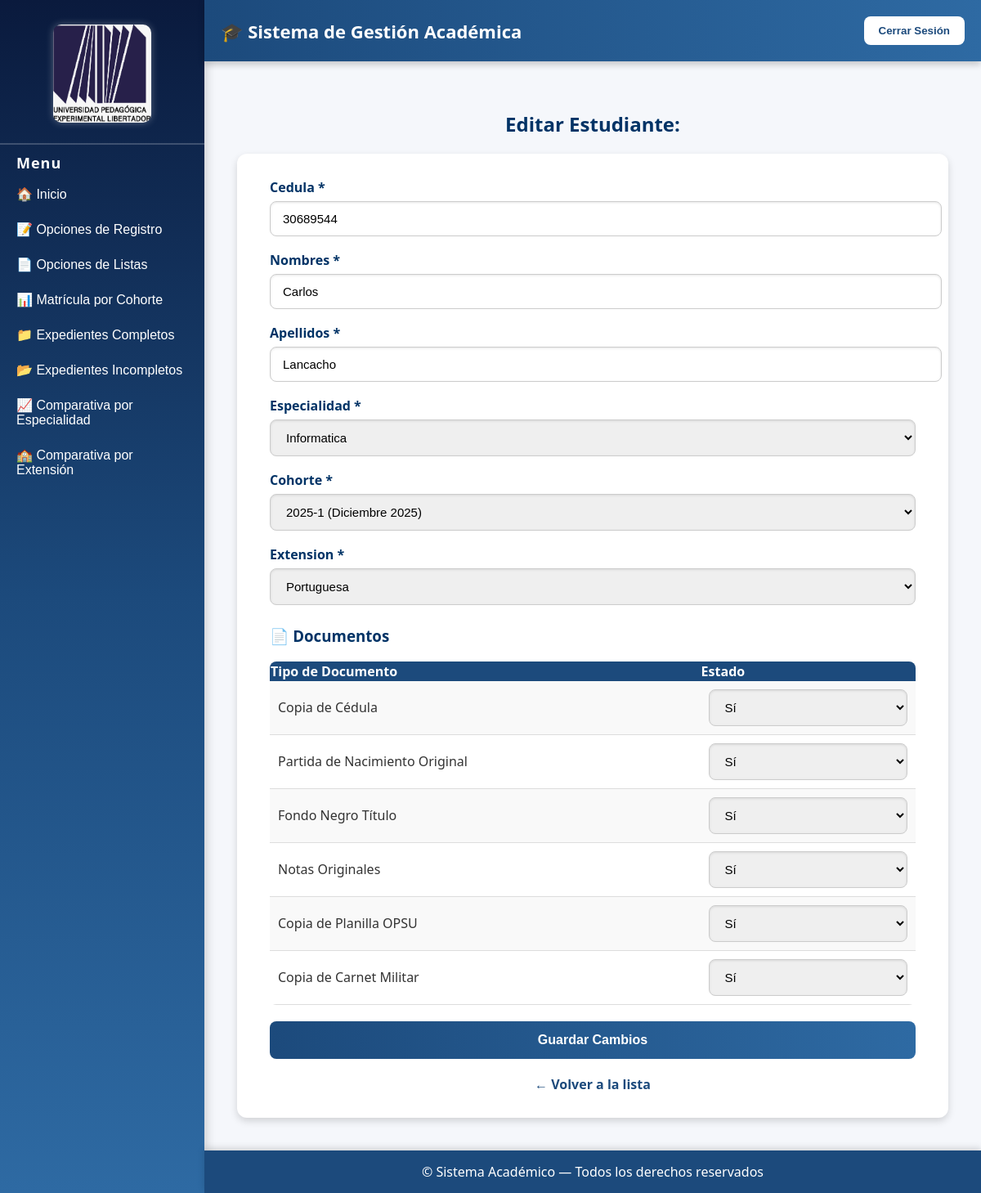
Page /editar/3/ (signed in) on the committed database.
### estudiantes/models.py (models this page shows, shortened)
class Estudiante(models.Model):
    cedula = models.CharField(max_length=20, unique=True)
    nombres = models.CharField(max_length=100)
    apellidos = models.CharField(max_length=100)
    especialidad = models.ForeignKey(Especialidad, on_delete=models.CASCADE)
    cohorte = models.ForeignKey(Cohorte, on_delete=models.CASCADE)
    extension = models.ForeignKey(Extension, on_delete=models.CASCADE)

class Especialidad(models.Model):
    nombre_especialidad = models.CharField(max_length=100, unique=True)
    def __str__(self):
        return self.nombre_especialidad

class Cohorte(models.Model):
    MESES = [
        ('Enero', 'Enero'),
        ('Febrero', 'Febrero'),
        ('Marzo', 'Marzo'),
        ('Abril', 'Abril'),
        ('Mayo', 'Mayo'),
        ('Junio', 'Junio'),
        ('Julio', 'Julio'),
        ('Agosto', 'Agosto'),
        ('Septiembre', 'Septiembre'),
        ('Octubre', 'Octubre'),
        ('Noviembre', 'Noviembre'),
        ('Diciembre', 'Diciembre'),
    ]
    AÑOS = [(str(a), str(a)) for a in range(1900, datetime.now().year + 1)]
    nombre_cohorte = models.CharField(max_length=100, unique=True, verbose_name="Nombre de Cohorte")
    mes = models.CharField(max_length=20, choices=MESES)
    anio = models.CharField(max_length=4, choices=AÑOS)
    class Meta:
        unique_together = ('mes', 'anio')
        verbose_name = "Cohorte"
        verbose_name_plural = "Cohortes"
    def __str__(self):
        return f"{self.nombre_cohorte} ({self.mes} {self.anio})"

class Extension(models.Model):
    nombre_extension = models.CharField(max_length=100)
    direccion_extension = models.CharField(max_length=200, blank=True)
    def __str__(self):
        return self.nombre_extension

class DocumentoEstudiante(models.Model):
    TIPOS_DOCUMENTO = [
        ("Copia de Cédula", "Copia de Cédula"),
        ("Partida de Nacimiento Original", "Partida de Nacimiento Original"),
        ("Fondo Negro Título", "Fondo Negro Título"),
        ("Notas Originales", "Notas Originales"),
        ("Copia de Planilla OPSU", "Copia de Planilla OPSU"),
        ("Copia de Carnet Militar", "Copia de Carnet Militar"),
    ]
    ESTADOS_DOCUMENTO = [
        ("Sí", "Sí"),
        ("No", "No"),
        ("Copia", "Copia"),
        ("Vencida", "Vencida"),
        ("Vacío", "Vacío"),
    ]
    estudiante = models.ForeignKey(Estudiante, on_delete=models.CASCADE, related_name='documentos')
    tipo_documento = models.CharField(max_length=100, choices=TIPOS_DOCUMENTO)
    estado_documento = models.CharField(max_length=50, choices=ESTADOS_DOCUMENTO)
    observacion = models.CharField(max_length=200, blank=True, null=True)

### estudiantes/views.py (the view)
# urls.py: path('editar/<int:pk>/', views.editar_estudiante, name='editar_estudiante'),
@transaction.atomic
def editar_estudiante(request, pk):
    if not solo_admin(request):
        messages.error(request, "No tienes permisos para editar estudiantes.")
        return redirect('listar_estudiantes')
    estudiante = get_object_or_404(Estudiante, pk=pk)
    if request.method == 'POST':
        form = EstudianteForm(request.POST, instance=estudiante)
        if form.is_valid():
            form.save()
            for tipo in TIPOS_DOCUMENTO:
                estado = request.POST.get(tipo)
                if estado:
                    doc, created = DocumentoEstudiante.objects.get_or_create(
                        estudiante=estudiante, tipo_documento=tipo
                    )
                    doc.estado_documento = estado
                    doc.save()
            messages.success(request, "✅ Estudiante actualizado correctamente.")
            return redirect('listar_estudiantes')
        else:
            messages.error(request, "❌ Corrige los errores en el formulario.")
    else:
        form = EstudianteForm(instance=estudiante)
        documentos = DocumentoEstudiante.objects.filter(estudiante=estudiante)
    return render(request, 'editar_estudiante.html', {
        'form': form,
        'documentos': documentos,
        'estados': ESTADOS_DOCUMENTO
    })

### estudiantes/forms.py (shortened to what this page needs)
class EstudianteForm(forms.ModelForm):
    class Meta:
        model = Estudiante
        fields = [
            'cedula',
            'nombres',
            'apellidos',
            'especialidad',
            'cohorte',
            'extension',
        ]
        widgets = {
            'especialidad': forms.Select(attrs={'class': 'form-select'}),
            'cohorte': forms.Select(attrs={'class': 'form-select'}),
            'extension': forms.Select(attrs={'class': 'form-select'}),
        }

### estudiantes/views.py (called while the page is built)
def user_role(request):
    return request.session.get('usuario_rol', None)

def solo_admin(request):
    return user_role(request) == "Administrador"

### estudiantes/templates/editar_estudiante.html (shortened to what this page needs)
{% extends 'home.html' %}
{% load static %}
{% block content %}
<h2>Editar Estudiante: {{ estudiante.nombres }} {{ estudiante.apellidos }}</h2>
<div style="max-width:800px; margin:0 auto; background:white; padding:30px 40px; border-radius:12px; box-shadow:0 4px 10px rgba(0,0,0,0.15);">
    <form id="formEditarEstudiante" method="POST" novalidate>
        {% for field in form %}
            <div style="margin-bottom: 18px;">
                <label for="{{ field.id_for_label }}" style="font-weight:bold; color:#003366; display:block; margin-bottom:6px;">
                    {{ field.label }}{% if field.field.required %} *{% endif %}
                </label>
                {% if field.field.widget.input_type in "text email number" %}
                    <input type="{{ field.field.widget.input_type }}" name="{{ field.html_name }}" value="{{ field.value|default_if_none:'' }}" id="{{ field.id_for_label }}" class="form-field" placeholder="Ingrese {{ field.label }}">
                {% elif field.field.widget.input_type == "select" %}
                    <select name="{{ field.html_name }}" id="{{ field.id_for_label }}" class="form-field">
                        {% for val, text in field.field.choices %}
                            <option value="{{ val }}" {% if field.value == val %}selected{% endif %}>{{ text }}</option>
                        {% endfor %}
                    </select>
                {% else %}
                    {{ field }}
                {% endif %}
            </div>
        {% endfor %}
        <h3 style="color:#003366; margin-top:25px;">📄 Documentos</h3>
        <table style="width:100%; border-collapse: collapse; border-radius:8px; overflow:hidden;">
            <tr style="background:#1c4a7c; color:white;">
                <th>Tipo de Documento</th>
                <th>Estado</th>
            </tr>
            {% for doc in documentos %}
            <tr>
                <td style="padding:10px; border-bottom:1px solid #ddd;">{{ doc.tipo_documento }}</td>
                <td style="padding:10px; border-bottom:1px solid #ddd;">
                    <select name="{{ doc.tipo_documento }}" class="form-field">
                        {% for e in estados %}
                            <option value="{{ e }}" {% if e == doc.estado_documento %}selected{% endif %}>{{ e }}</option>
                        {% endfor %}
                    </select>
                </td>
            </tr>
            {% endfor %}
        </table>
        <button type="submit" style="width:100%; padding:14px; font-size:16px; border-radius:8px; border:none; background:linear-gradient(90deg,#1c4a7c,#2e6aa3); color:white; font-weight:bold; cursor:pointer; transition:all 0.3s; margin-top:20px;">
            Guardar Cambios
        </button>
    </form>
    <div style="text-align:center; margin-top:20px;">
        <a href="{% url 'listar_estudiantes' %}" style="color:#1c4a7c; font-weight:bold; text-decoration:none;">← Volver a la lista</a>
    </div>
</div>
{% endblock %}

### estudiantes/templates/home.html (style rules this page uses)
body { margin: 0; font-family: "Segoe UI", Tahoma, Geneva, Verdana, sans-serif; background-color: #f5f7fb; color: #333; display: flex; height: 100vh; }
main h2 { color: #003366; text-align: center; }

### estudiantes/templates/editar_estudiante.html (style rules this page uses)
.form-field { width: 100%; padding: 12px 15px; font-size: 15px; border: 1px solid #ccc; border-radius: 8px; transition: all 0.3s ease; box-shadow: inset 0 1px 3px rgba(0,0,0,0.1); }
.form-field::placeholder { color: #999; }
table th, table td { text-align: left; }
table tr:nth-child(even) td { background-color: #f9f9f9; }

### rows in the picture
Estudiante: cedula "30689544" "Carlos" "Lancacho"
Especialidad: especialidad "Informatica"
Cohorte: cohorte "2025-1 (Diciembre 2025)"
Extension: extension "Portuguesa"
DocumentoEstudiante: tipo_documento "Copia de Cédula", estado_documento+tipo_documento "Sí"
DocumentoEstudiante: tipo_documento "Partida de Nacimiento Original", estado_documento+tipo_documento "Sí"
DocumentoEstudiante: tipo_documento "Fondo Negro Título", estado_documento+tipo_documento "Sí"
DocumentoEstudiante: tipo_documento "Notas Originales", estado_documento+tipo_documento "Sí"
DocumentoEstudiante: tipo_documento "Copia de Planilla OPSU", estado_documento+tipo_documento "Sí"
DocumentoEstudiante: tipo_documento "Copia de Carnet Militar", estado_documento+tipo_documento "Sí"

### other values in the picture
{{ field.label }} "Cedula" "Nombres" "Apellidos" "Especialidad" "Cohorte" "Extension"
